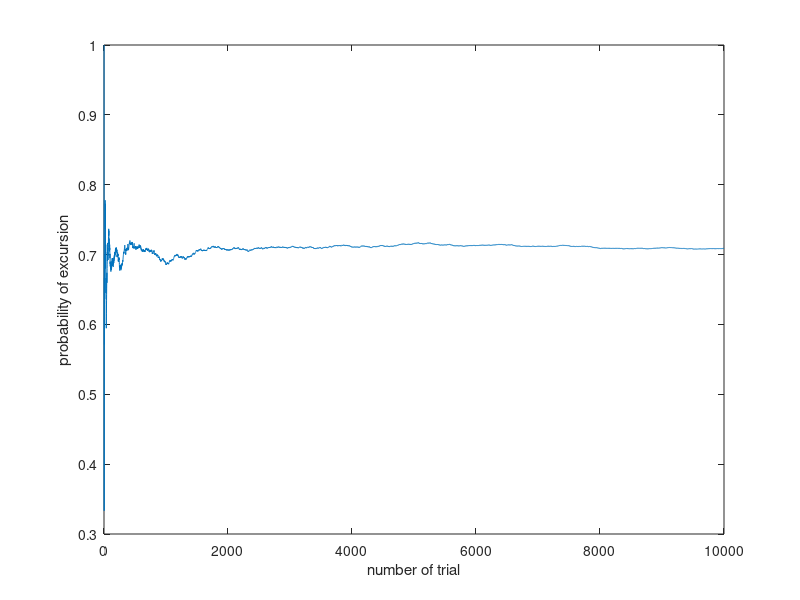

The MATLAB source for this figure: (Note: this script raises an error after producing the figure.)
load('uniform10000.mat')
A = transpose(excursion_result)
probability_of_excursion = cumsum(A)./(1:10000);
figure(1)
plot(1:10000, probability_of_excursion);
xlabel('number of trial')
ylabel('probability of excursion')
ax = gca; 
ax.XAxis.FontSize = 16;
ax.YAxis.FontSize = 16;
grid on
set(gca,'LooseInset',get(gca,'TightInset'));
%title('10000 trials','FontSize',16)

% ylim([0.55,0.8])
% mu = mean(excursion_result)
% sigma = std(excursion_result)
% n = 10000
% a = mu + sigma/sqrt(n)*1.96
% b = mu - sigma/sqrt(n)*1.96
% data = [mu, sigma];
% % save('mu_sigma.mat', 'data')
% %second construct errorbar.
% x = floor(linspace(1,10000,21));
% y = probability_of_excursion(floor(linspace(1,10000,21)))
% upper_bound = + sigma./sqrt(x)*1.96
% lower_bound = - sigma./sqrt(x)*1.96
% %% 
% errorbar(x(5:21),y(5:21),upper_bound(5:21),lower_bound(5:21))

% xlabel('number of trial')
% ylabel('probability of excursion')
% ax = gca; 
% ax.XAxis.FontSize = 16;
% ax.YAxis.FontSize = 16;
% grid on
% set(gca,'LooseInset',get(gca,'TightInset'));
% title('10000 trials','FontSize',16)

eps_save(1,'converge')

function y = eps_save(fig_number,filename)
figure(fig_number)
set(gcf,'PaperUnits','inches');
oldsizes = get(gcf,'PaperPosition');
% This returns [x y width height]
newwidth = 3.2;
newheight = oldsizes(4)/oldsizes(3)*newwidth;
set(gcf,'PaperPosition',[0 0 newwidth newheight]);
print('-opengl',filename,'-depsc','-r300')
end
